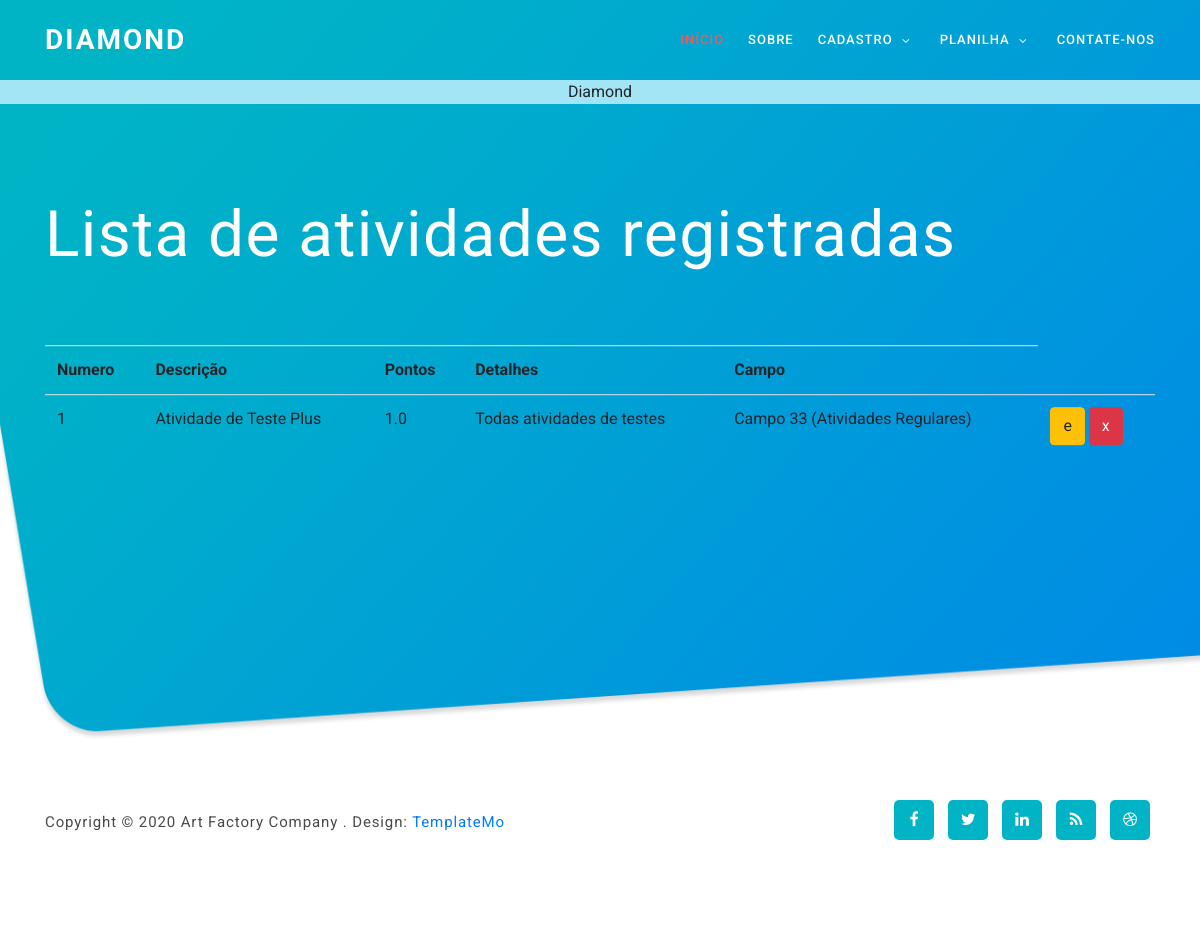
The page /listar/atividades/ on the database as committed earlier.
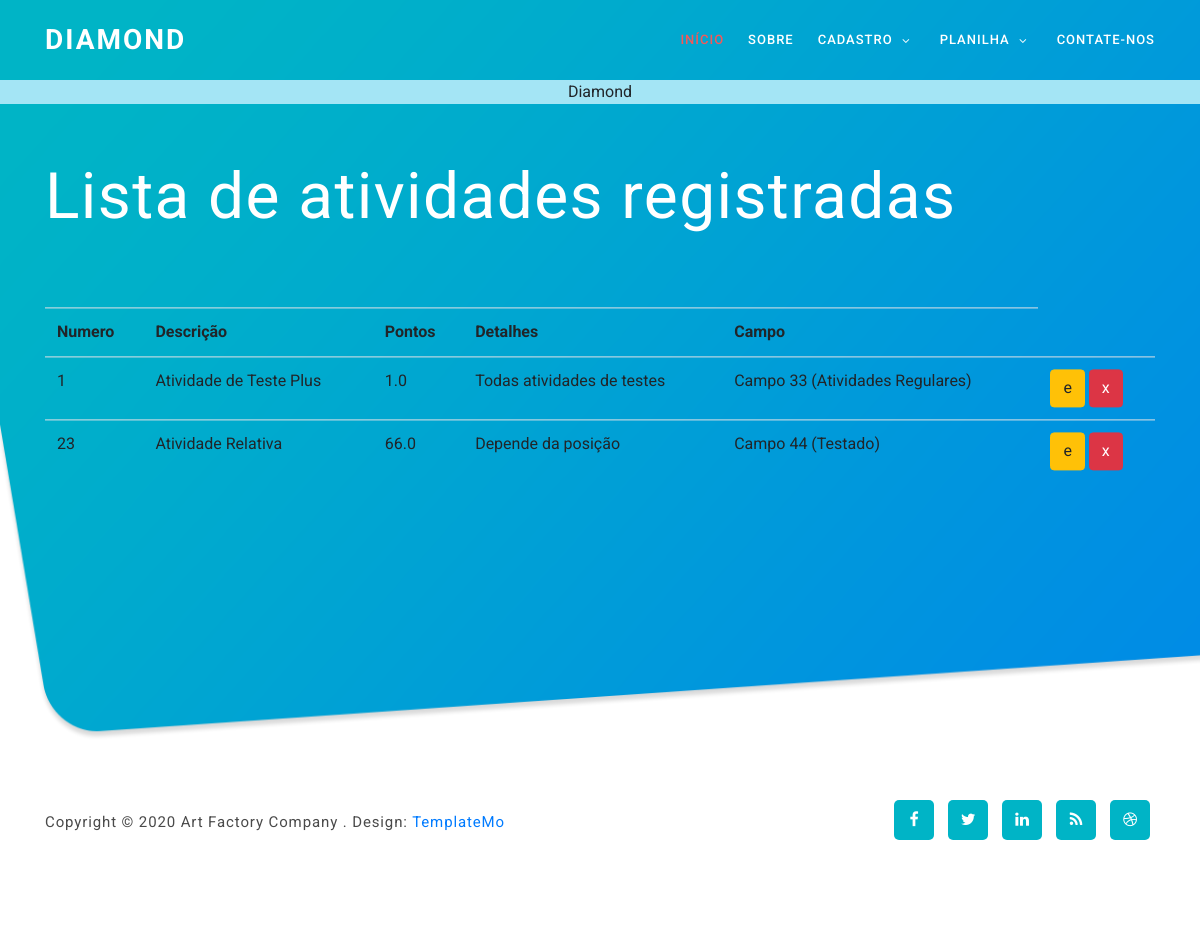
The same page on the database as committed later.
### cadastros/models.py (models this page shows, shortened)
class Atividade(models.Model):
    numero = models.IntegerField(verbose_name="Número")
    descricao = models.CharField(max_length=150, verbose_name="Descrição")
    pontos = models.DecimalField(decimal_places=1, max_digits=4)
    detalhes = models.CharField(max_length=150)
    campo = models.ForeignKey(Campo, on_delete=models.PROTECT)

class Campo(models.Model):
    nome = models.CharField(max_length=50)
    descricao = models.CharField(max_length=150, verbose_name="Descrição")
    def __str__(self):
        return "{} ({})".format(self.nome, self.descricao)

### cadastros/views.py (the view)
# urls.py: path('listar/atividades/', AtividadeList.as_view(), name='listar-atividades'),
class AtividadeList(ListView):
    model = Atividade
    template_name = 'cadastros/listas/atividade.html'

### cadastros/templates/cadastros/listas/atividade.html (shortened to what this page needs)
{% extends 'modelo.html' %}
{% load static %}
{% block conteudo %}
<div class="welcome-area" id="welcome" >
    <div class="header-text" style="margin-top: 0ch;">
        <div class="container">
            <h1>Lista de atividades registradas</h1>
            <br>
                <table class="table table striped">
                    <tr>
                        <th>Numero</th>
                        <th>Descrição</th>
                        <th>Pontos</th>
                        <th>Detalhes</th>
                        <th>Campo</th>
                    </tr>
                    {% for atividade in object_list %}
                    <tr>
                        <td>{{ atividade.numero }}</td>
                        <td>{{ atividade.descricao }}</td>
                        <td>{{ atividade.pontos }}</td>
                        <td>{{ atividade.detalhes }}</td>
                        <td>{{ atividade.campo }}</td>
                        <td>
                            <a href="{% url 'editar-atividade' atividade.pk %}" class="btn btn-warning btn-sn" title="Editar">e</a>
                            <a href="{% url 'excluir-atividade' atividade.pk %}" class="btn btn-danger btn-sn" title="Excluir">x</a>
                        </td>
                    </tr>
                    {% empty %}
                    <tr>
                        <td colspan="3"> Nenhum campo registrado</td>
                    </tr>
                    {% endfor %}
            </table>
        </div>
    </div>
</div>
{% endblock %}

Rows that differ between the two databases and show on the page:
added Atividade: numero "23", descricao "Atividade Relativa", pontos "66.0", detalhes "Depende da posição", campo "Campo 44 (Testado)"
